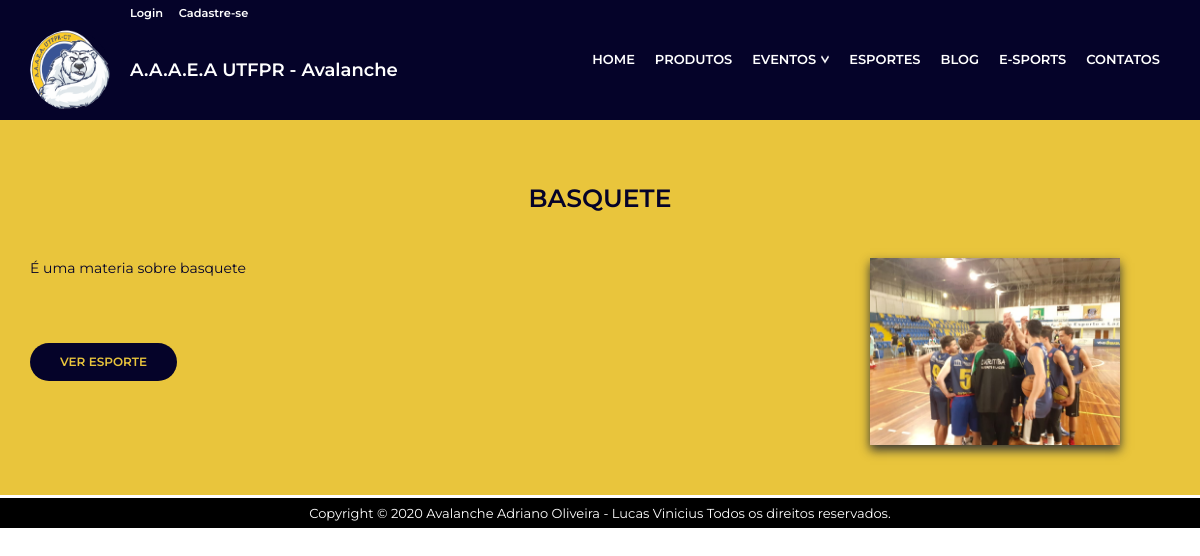
The app's page /Esportes/, older data.
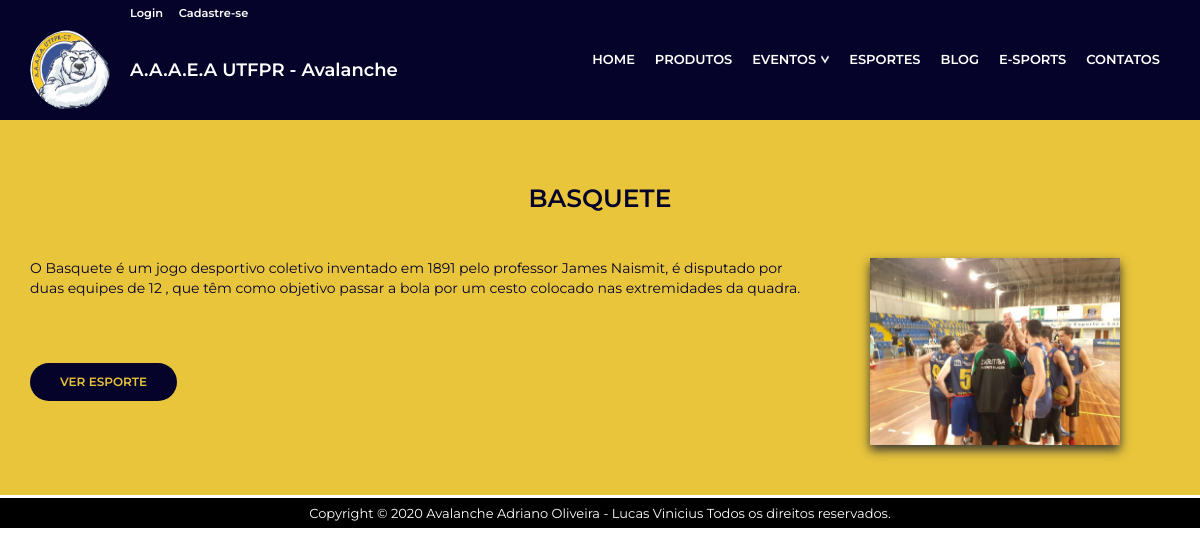
The same page, newer data.
### Avalancheutfpr/models.py (models this page shows, shortened)
class modalidades(models.Model):
    status = (('Ativo', 'Ativo'), ('Encerrado', 'Encerrado'),)
    name = models.CharField(max_length=30,null=False,blank=False,verbose_name='Nome')
    previa = models.TextField(null=False, blank=False, verbose_name='Prévia')
    descricao = models.TextField(null=False,blank=False,verbose_name='Descrição')
    image = StdImageField(upload_to=get_file_path, null=False, blank=False)
    slug = AutoSlugField(populate_from='name')
    pub_date = models.DateField(auto_now_add=True,verbose_name='Data de publicação')
    Status = models.CharField(max_length=30, null=True, blank=True, choices=status, default='Ativo')
    class Meta:
        verbose_name='Modalidade'
        verbose_name_plural = 'Modalidades'
        ordering = ['name']

### Avalancheutfpr/views.py (the view)
# urls.py: path('Esportes/', Esportes.as_view(), name='Esportes'),
class Esportes(TemplateView):
    template_name = 'Esportes.html'
    def get_context_data(self, **kwargs):
        context = super(Esportes,self).get_context_data(**kwargs)
        context['Modalidades'] = modalidades.objects.all().order_by('name')
        return context

### Avalancheutfpr/templates/Esportes.html (shortened to what this page needs)
<!DOCTYPE html>
{% extends 'Base.html' %}
{%load static%}
{%load bootstrap4 %}
{%block body%}
<main>
    {% for modalidade in Modalidades %}
    {%if forloop.counter|divisibleby:"2" %}
	<section class="default-esportes dark-esportes">
		<div class="section-title-esportes">{{modalidade.name}}</div>
		<div class="section-body-esportes">
	    	<div class="section-esportes">
	    		<div class="section-esportes--right---esquerda">
	            	<img src="{{modalidade.image.url}}" />
	        	</div>
	    		<div class="section-esportes--left---esquerda">
	                <p> {{modalidade.previa}}</p>
	                <br/>
	                <a href="{%url 'Modalidades_View' modalidade.slug %}" class="section-button-dark">Ver esporte</a>
	            </div>
	        </div>
	   	</div>
	</section>
    {%else%}
	<section class="default-esportes light-esportes">
		<div class="section-title-esportes">{{modalidade.name}}</div>
		<div class="section-body-esportes">
	    	<div class="section-esportes">
	    		<div class="section-esportes--left">
	                <p>{{modalidade.previa}}</p>
	                <br/>
	                <a href="{%url 'Modalidades_View' modalidade.slug %}" class="section-button-light">Ver esporte</a>
	            </div>
	        	<div class="section-esportes--right">
	            	<img src="{{modalidade.image.url}}" />
	        	</div>
	        </div>
	   	</div>
	</section>
    {%endif%}
    {%endfor%}
</main>
{%endblock%}

Row changes from the older to the newer data that the page shows:
changed modalidades "BASQUETE": previa "É uma materia sobre basquete" → "O Basquete é um jogo desportivo coletivo inventado em 1891 pelo professor James Naismit, é disputado por duas equipes de 12 , que têm como objetivo passar a bola por um cesto colocado nas extremidades da quadra."
